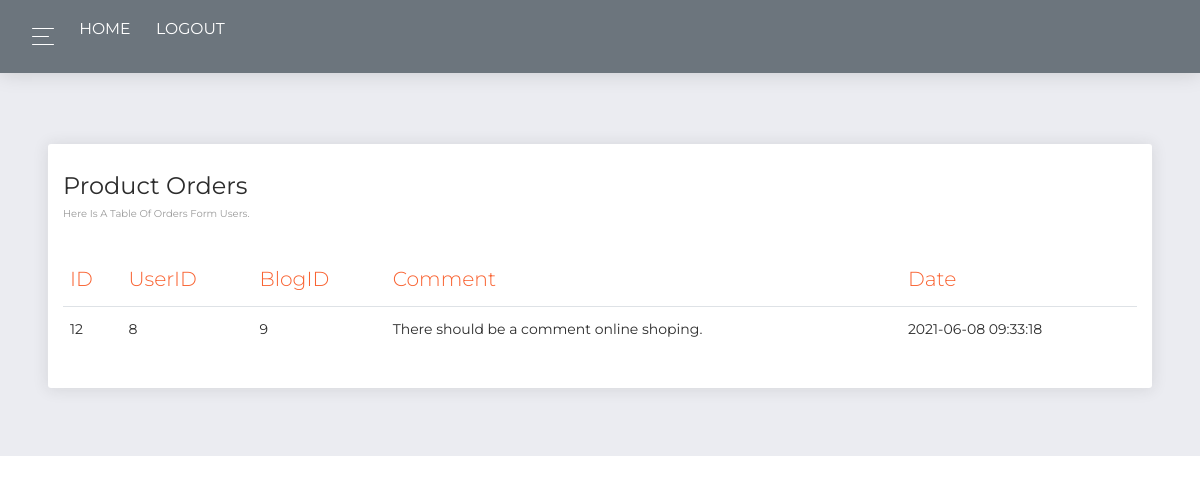
The app's page /admin-panel.php?page=comments&blogfcommid=9 (signed in) with its own data.
### tables this page shows
CREATE TABLE `comments` (
  `id` int(11) NOT NULL,
  `id_user` int(11) NOT NULL,
  `id_blogs` int(11) NOT NULL,
  `comment` varchar(255) NOT NULL,
  `date` timestamp NOT NULL DEFAULT CURRENT_TIMESTAMP ON UPDATE CURRENT_TIMESTAMP
);

### models/functions.php (called while the page is built, shortened)
<?php
function getcommentsbyID($ID){
    global $conn;
    $rez = $conn->prepare("SELECT * From comments where id_blogs = $ID");
    $rez->bindParam(":ID",$ID);
    $rez->execute();
    $r = $rez->fetchAll();
   return $r;
}

### views/admin-panel/pages/comments.php (the view)
<div class="content pt-5">
    <div class="row">
      <div class="col-md-12">
        <div class="card">
          <div class="card-header">
            <h4 class="card-title"> Product Orders</h4>
            <p class="category"> Here is a table of orders form users.</p>
          </div>
          <div class="card-body">
            <div class="table-responsive">
              <table class="table">
                <thead class=" text-primary">
                  <th>ID</th>
                  <th>UserID
                  </th>
                  <th>BlogID
                  </th>
                  <th>Comment
                  </th>
                  <th>Date
                </th>
                </thead>
                <tbody>
                    <?php
                    if (isset($_GET['blogfcommid'])):
                      $ID = $_GET['blogfcommid'];
                    $com = getcommentsbyID($ID);
                   foreach($com as $comments):
                    ?>
                    <tr>
                      <td><?=$comments->id?></td>
                      <td><?=$comments->id_user?></td>
                      <td><?=$comments->id_blogs?></td>
                      <td><?=$comments->comment?></td>
                      <td><?=$comments->date?></td>
                    </tr>
                   <?php
                   endforeach;
                   endif;
                   ?>
                </tbody>
              </table>
            </div>
          </div>
        </div>
      </div>
    </div>
  </div>

### records on screen
comments: id "12", id_user "8", id_blogs "9", comment "There should be a comment online shoping.", date "2021-06-08 09:33:18"
